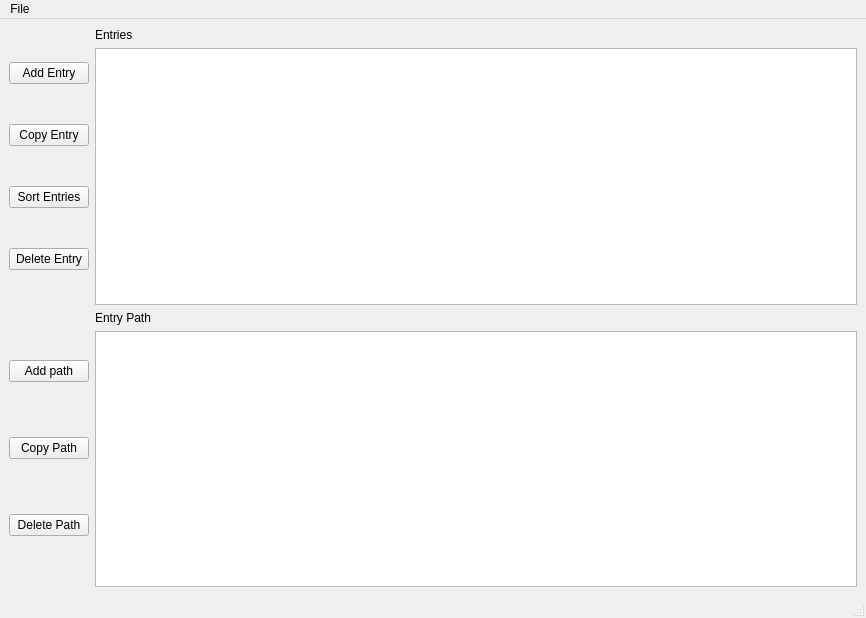
<?xml version="1.0" encoding="UTF-8"?>
<ui version="4.0">
 <class>levelEditor</class>
 <widget class="QMainWindow" name="levelEditor">
  <property name="geometry">
   <rect>
    <x>0</x>
    <y>0</y>
    <width>866</width>
    <height>618</height>
   </rect>
  </property>
  <property name="windowTitle">
   <string>MainWindow</string>
  </property>
  <widget class="QWidget" name="centralwidget">
   <layout class="QGridLayout" name="gridLayout">
    <item row="0" column="0">
     <layout class="QVBoxLayout" name="verticalLayout_3">
      <item>
       <widget class="QPushButton" name="addEntry">
        <property name="text">
         <string>Add Entry</string>
        </property>
       </widget>
      </item>
      <item>
       <widget class="QPushButton" name="copyEntry">
        <property name="sizePolicy">
         <sizepolicy hsizetype="Preferred" vsizetype="Fixed">
          <horstretch>0</horstretch>
          <verstretch>0</verstretch>
         </sizepolicy>
        </property>
        <property name="text">
         <string>Copy Entry</string>
        </property>
       </widget>
      </item>
      <item>
       <widget class="QPushButton" name="sortEntries">
        <property name="text">
         <string>Sort Entries</string>
        </property>
       </widget>
      </item>
      <item>
       <widget class="QPushButton" name="removeEntry">
        <property name="text">
         <string>Delete Entry</string>
        </property>
       </widget>
      </item>
     </layout>
    </item>
    <item row="0" column="1">
     <layout class="QVBoxLayout" name="entryView">
      <item>
       <widget class="QLabel" name="entryLabel">
        <property name="text">
         <string>Entries</string>
        </property>
        <property name="buddy">
         <cstring>entryTable</cstring>
        </property>
       </widget>
      </item>
      <item>
       <widget class="QTableView" name="entryTable"/>
      </item>
     </layout>
    </item>
    <item row="1" column="0">
     <layout class="QVBoxLayout" name="pathButtons">
      <item>
       <widget class="QPushButton" name="addPath">
        <property name="text">
         <string>Add path</string>
        </property>
       </widget>
      </item>
      <item>
       <widget class="QPushButton" name="copyPath">
        <property name="text">
         <string>Copy Path</string>
        </property>
       </widget>
      </item>
      <item>
       <widget class="QPushButton" name="deletePath">
        <property name="text">
         <string>Delete Path</string>
        </property>
       </widget>
      </item>
     </layout>
    </item>
    <item row="1" column="1">
     <layout class="QVBoxLayout" name="pathView">
      <item>
       <widget class="QLabel" name="pathLabel">
        <property name="text">
         <string>Entry Path</string>
        </property>
        <property name="buddy">
         <cstring>pathTable</cstring>
        </property>
       </widget>
      </item>
      <item>
       <widget class="QTableView" name="pathTable"/>
      </item>
     </layout>
    </item>
   </layout>
  </widget>
  <widget class="QMenuBar" name="menubar">
   <property name="geometry">
    <rect>
     <x>0</x>
     <y>0</y>
     <width>866</width>
     <height>20</height>
    </rect>
   </property>
   <widget class="QMenu" name="menuFile">
    <property name="title">
     <string>File</string>
    </property>
    <addaction name="actionNew"/>
    <addaction name="actionOpen"/>
    <addaction name="actionSave"/>
    <addaction name="actionSave_As"/>
   </widget>
   <addaction name="menuFile"/>
  </widget>
  <widget class="QStatusBar" name="statusbar"/>
  <action name="actionOpen">
   <property name="text">
    <string>Open...</string>
   </property>
  </action>
  <action name="actionSave">
   <property name="text">
    <string>Save</string>
   </property>
  </action>
  <action name="actionNew">
   <property name="text">
    <string>New</string>
   </property>
  </action>
  <action name="actionSave_As">
   <property name="text">
    <string>Save As...</string>
   </property>
  </action>
 </widget>
 <resources/>
 <connections/>
</ui>
